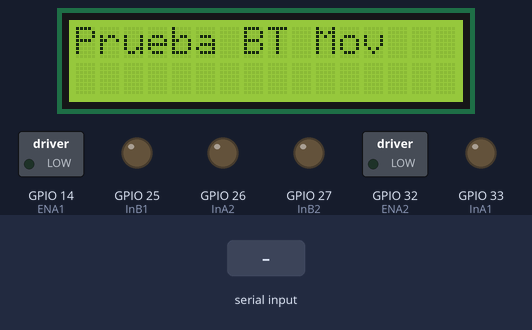
The sketch below on a simulated ESP32. Parts: 16×2 character LCD, switched loads named in the sketch (green lamp = pin HIGH), output pins drawn as LEDs (lit = HIGH). Inputs (shaded band) come from the test bench. Nothing arrives over Bluetooth unless stated; what the sketch prints to the serial monitor is not drawn.

Above: at 1.2 s.
1.3 s: "1" received over the second serial link
At 1.6 s:
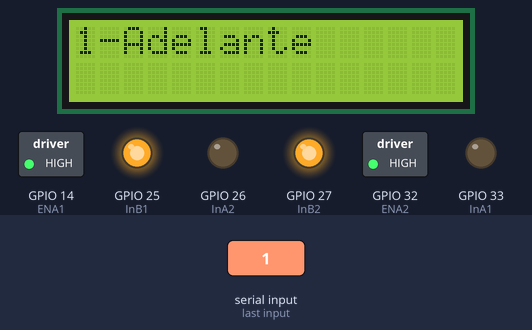
2.8 s: "2" received over the second serial link
At 3.8 s:
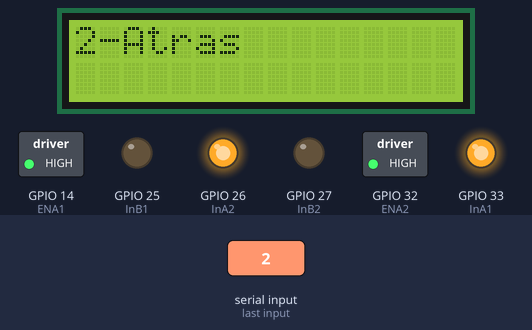
4.3 s: "3" received over the second serial link
At 5.0 s:
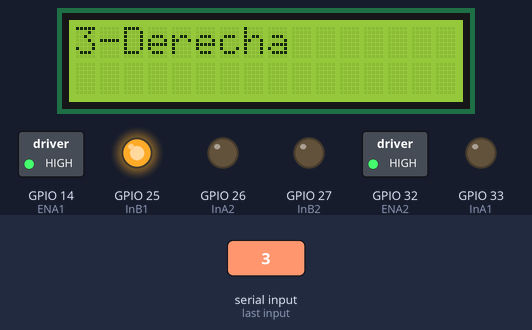
5.8 s: "4" received over the second serial link
At 6.2 s:
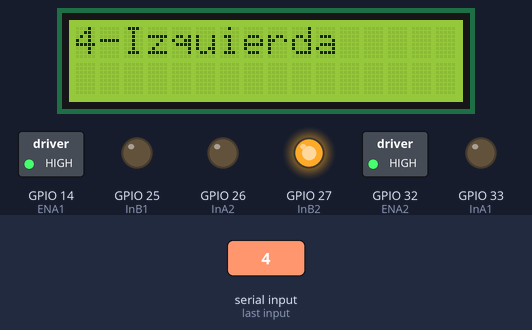
7.3 s: "5" received over the second serial link
At 8.5 s:
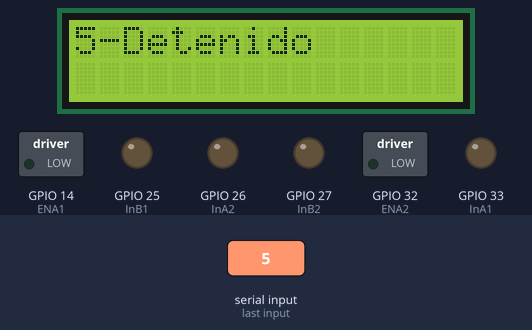
Timing chart, 0 to 9.8 s (numbered marks = the images above; inputs shaded):
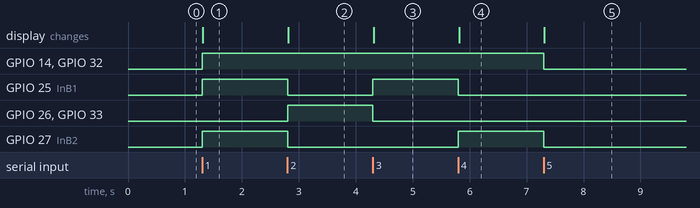

The sketch:

Proyecto-Movilidad.ino
```cpp
// Conexión Bluetooth a nuestra PC
#include "BluetoothSerial.h"

// Librerías para conectar LCD
#include <Wire.h>
#include <LiquidCrystal_I2C.h>

LiquidCrystal_I2C lcd(0x27, 16, 2); // Objeto LiquidCrystal_I2C, "lcd", default screen address I2C 0x27, 16 columnas y 2 filas

#if !defined(CONFIG_BT_ENABLED) || !defined(CONFIG_BLUEDROID_ENABLED)
#error Bluetooth is not enabled! Please run `make menuconfig` to and enable it
#endif

BluetoothSerial SerialBT;
char direccion;  // Variable para almacenar la dirección recibida por Bluetooth

// Definición de pines
#define InA1 33 // Motor A
#define InB1 25
#define InA2 26 // Motor B
#define InB2 27
#define ENA1 14 // Velocidad motor A
#define ENA2 32 // Velocidad motor B

void setup() {
  Serial.begin(115200);

  // Configuración de pines como salida
  pinMode(InA1, OUTPUT);
  pinMode(InB1, OUTPUT);
  pinMode(InA2, OUTPUT);
  pinMode(InB2, OUTPUT);
  pinMode(ENA1, OUTPUT);
  pinMode(ENA2, OUTPUT);

  // Inicialización de la conexión Bluetooth y de la pantalla LCD
  SerialBT.begin("Robot_Danya_Luis");
  lcd.init();
  lcd.backlight();
  lcd.setCursor(0, 0);
  lcd.print("Prueba BT Mov");
}

// Funciones de movimiento
void adelante() {
  digitalWrite(InA1, LOW);
  digitalWrite(InB1, HIGH);
  digitalWrite(InA2, LOW);
  digitalWrite(InB2, HIGH);
  digitalWrite(ENA1, HIGH);
  digitalWrite(ENA2, HIGH);
}

void atras() {
  digitalWrite(InA1, HIGH);
  digitalWrite(InB1, LOW);
  digitalWrite(InA2, HIGH);
  digitalWrite(InB2, LOW);
  digitalWrite(ENA1, HIGH);
  digitalWrite(ENA2, HIGH);
}

void derecha() {
  digitalWrite(InA1, LOW);
  digitalWrite(InB1, HIGH);
  digitalWrite(InA2, LOW);
  digitalWrite(InB2, LOW);
  digitalWrite(ENA1, HIGH);
  digitalWrite(ENA2, HIGH);
}

void izquierda() {
  digitalWrite(InA1, LOW);
  digitalWrite(InB1, LOW);
  digitalWrite(InA2, LOW);
  digitalWrite(InB2, HIGH);
  digitalWrite(ENA1, HIGH);
  digitalWrite(ENA2, HIGH);
}

void detenido() {
  digitalWrite(InA1, LOW);
  digitalWrite(InB1, LOW);
  digitalWrite(InA2, LOW);
  digitalWrite(InB2, LOW);
  digitalWrite(ENA1, LOW);
  digitalWrite(ENA2, LOW);
}

void loop() {
  if (SerialBT.available()) {
    direccion = SerialBT.read();
    Serial.println(direccion);
    lcd.setCursor(0, 0); // Inicializa la posición del texto en la LCD

    if (direccion == '1') { // De acuerdo al valor (caracter) de dirección...
      adelante(); // Llama a la respectiva función de movimiento
      lcd.clear(); // Limpia el texto de la LCD en cada cambio de dirección
      lcd.print("1-Adelante");

    } else if (direccion == '2') {
      atras();
      lcd.clear();
      lcd.print("2-Atras");

    } else if (direccion == '3') {
      derecha();
      lcd.clear();
      lcd.print("3-Derecha");

    } else if (direccion == '4') {
      izquierda();
      lcd.clear();
      lcd.print("4-Izquierda");

    } else if (direccion == '5') { // Cualquier otra dirección lo vuelve a mover
      detenido();
      lcd.clear();
      lcd.print("5-Detenido");
    }
    delay(20);
  }
}
```

Measured:
- after the input at 1.3 s, GPIO 14 (ENA1), GPIO 25 (InB1), GPIO 27 (InB2), GPIO 32 (ENA2): LOW → HIGH at once; the display: changes at once (image 1)
- after the input at 2.8 s, GPIO 25 (InB1), GPIO 27 (InB2): HIGH → LOW at once; GPIO 26 (InA2), GPIO 33 (InA1): LOW → HIGH at once; the display: changes at once (image 2)
- after the input at 4.3 s, GPIO 25 (InB1): LOW → HIGH at once; GPIO 26 (InA2), GPIO 33 (InA1): HIGH → LOW at once; the display: changes at once (image 3)
- after the input at 5.8 s, GPIO 25 (InB1): HIGH → LOW at once; GPIO 27 (InB2): LOW → HIGH at once; the display: changes at once (image 4)
- after the input at 7.3 s, GPIO 14 (ENA1), GPIO 27 (InB2), GPIO 32 (ENA2): HIGH → LOW at once; the display: changes at once (image 5)
